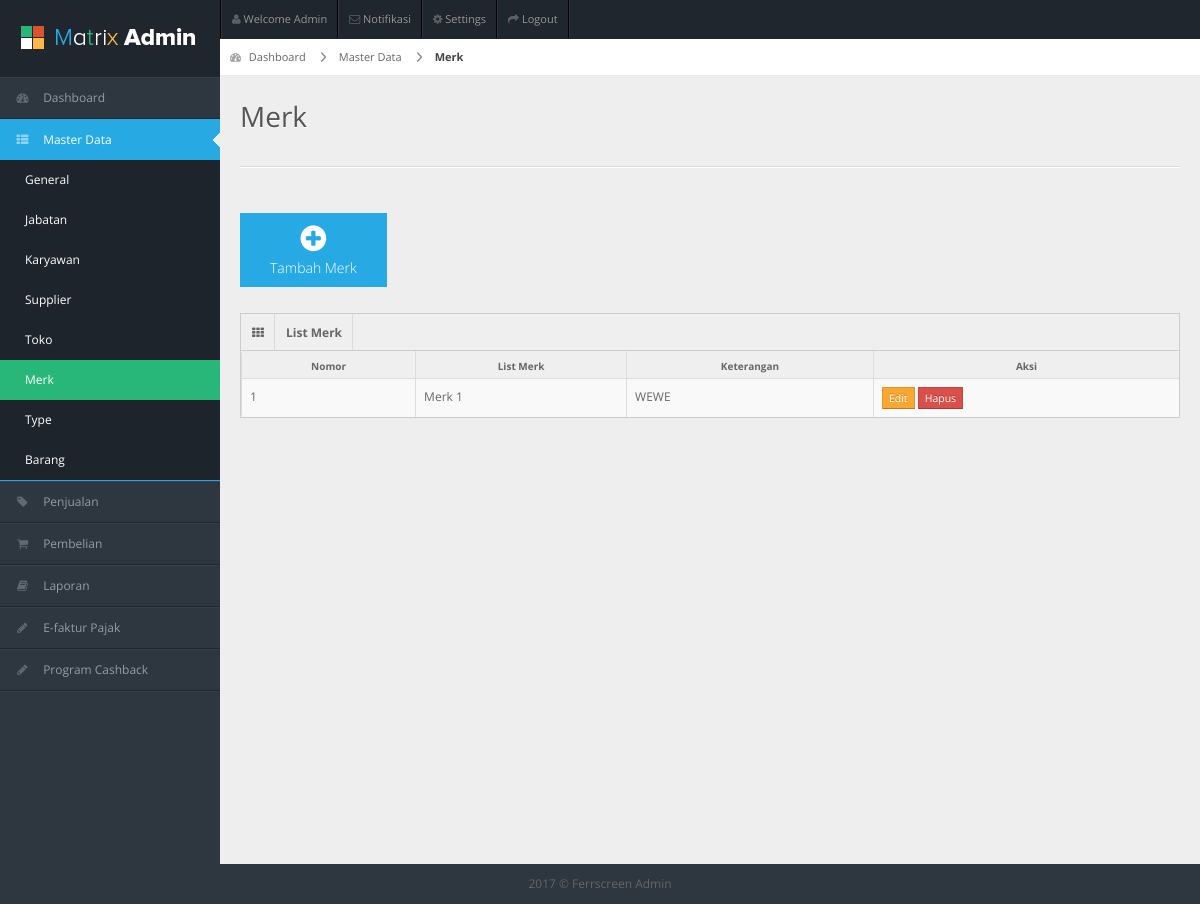
The app's page /index.php/merk, older data.
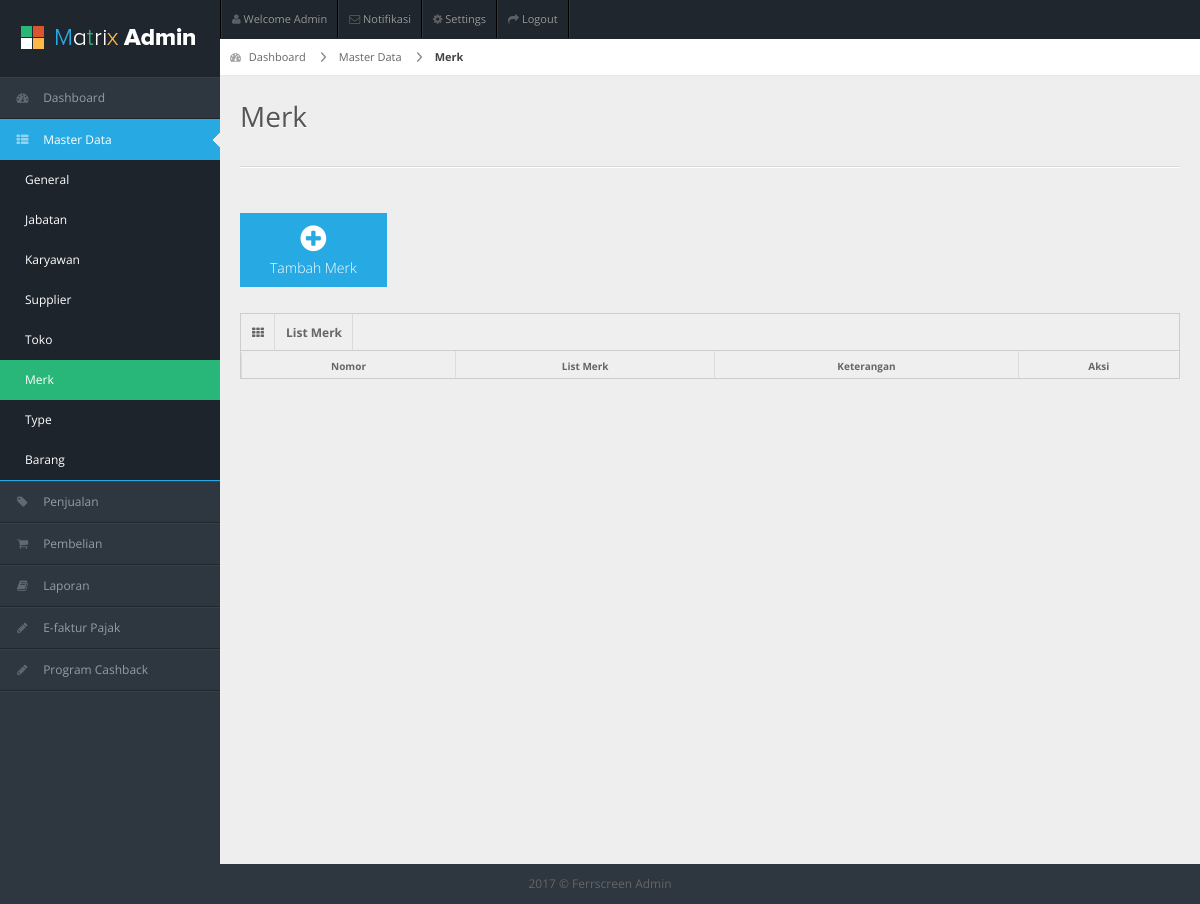
The same page, newer data.
### tables this page shows
CREATE TABLE `merk` (
  `id` int(11) NOT NULL,
  `nama` varchar(255) NOT NULL,
  `keterangan` text NOT NULL,
  `is_aktif` enum('0','1') NOT NULL,
  `created_at` datetime NOT NULL
);

### application/controllers/Merk.php (called while the page is built, shortened)
<?php
class Merk extends CI_Controller {
	public function __construct(){
	 	$this->load->model('Merk_Model');
    }
	public function index()
	{
		$dataMenu = array(
	        'menuAktif' => "masterdata",
	        'subMenu' => "merk"
		);
		$dataMerk = $this->Merk_Model->get_allMerk();
		$data = array(
	        'dataMerk' => $dataMerk
		);
		$this->load->view('header');
		$this->load->view('sidebar',$dataMenu);
		$this->load->view('MasterData/Merk/v_merk',$data);
	}
}

### index.php (called while the page is built, shortened)
<?php
require_once BASEPATH.'core/CodeIgniter.php';

### application/models/Merk_Model.php (called while the page is built, shortened)
<?php
class Merk_Model extends CI_Model {
    public function get_allMerk(){
        $sql = "SELECT m.*
                FROM merk m
                WHERE m.is_aktif=?
                ORDER BY m.nama ASC";
        $result = $this->db->query($sql, array("1"));
        return $result->result_array();
    }
}

### application/views/MasterData/Merk/v_merk.php (the view, shortened to what this page needs)
<div id="content">
  <div id="content-header">
    <div id="breadcrumb">
      <a href="<?php echo base_url();?>dashboard" title="Go to Home" class="tip-bottom">
        <i class="icon-dashboard"></i>
        Dashboard
      </a>
      <a href="#" class="">
        Master Data
      </a>
      <a href="#" class="current">
        Merk
      </a>
    </div>
    <h1>Merk</h1>
  </div>
  <div class="container-fluid">
    <hr>
    <div class="quick-actions_homepage">
      <ul class="quick-actions">
        <li class="bg_lb">
          <a href="<?php echo base_url();?>merk/tambahMerk">
            <i class="icon-plus-sign"></i>
            Tambah Merk
          </a>
        </li>
      </ul>
    </div>
    <div class="row-fluid">
      <div class="span12">
      <div class="widget-box">
          <div class="widget-title">
            <span class="icon"><i class="icon-th"></i></span>
            <span class="icon"><b>List Merk</b></span>
          </div>
          <div class="widget-content nopadding">
            <table class="table table-bordered data-table">
              <thead>
                <tr>
                  <th>Nomor</th>
                  <th>List Merk</th>
                  <th>Keterangan</th>
                  <th>Aksi</th>
                </tr>
              </thead>
              <tbody>
              <?php
                if(isset($dataMerk))
                {
                    $number=1;
                    foreach ($dataMerk as $merk)
                    {
                      echo ' <tr class="gradeX">
                                <td>'.$number.'</td>
                                <td>'.$merk["nama"].'</td>
                                <td>'.$merk["keterangan"].'</td>
                                <td class="center">
                                    <a href="'.base_url().'merk/editMerk/'.$merk["id"].'" class="btn btn-warning btn-mini" role="button">Edit</a>
                                    <a href="#deleteData'.$merk["id"].'" data-toggle="modal" class="btn btn-danger btn-mini" role="button">Hapus</a>
                                    <div id="deleteData'.$merk["id"].'" class="modal hide" aria-hidden="true" style="display: none;">
                                      <div class="modal-header">
                                        <button data-dismiss="modal" class="close" type="button">×</button>
                                        <h3>Hapus Data</h3>
                                      </div>
                                      <div class="modal-body">
                                        <p>Apakah kamu ingin menghapus data '.$merk["nama"].'?</p>
                                      </div>
                                      <div class="modal-footer">
                                        <a class="btn btn-primary" href="'.base_url().'merk/hapusMerk/'.$merk["id"].'" name="btnHapus">Hapus</a>
                                        <a data-dismiss="modal" class="btn" href="#">Cancel</a>
                                      </div>
                                    </div>
                                </td>
                              </tr>';
                      $number++;
                    }
                  }
              ?>
              </tbody>
            </table>
          </div>
        </div>
      </div>
    </div>
  </div>
</div>
<div class="row-fluid">
  <div id="footer" class="span12"> 2017 &copy; Ferrscreen Admin</div>
</div>
</body>
</html>

Row changes from the older to the newer data that the page shows:
removed merk: nama "Merk 1", keterangan "WEWE"
